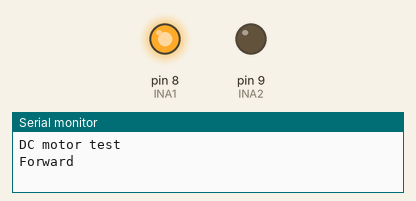
Simulated run of this sketch. Board: Arduino Uno, built with avr-gcc and run on an emulated ATmega328P. On the bench: output pins drawn as LEDs (lit = HIGH), the last lines printed to the serial monitor.

Above: at 1.5 s.
At 4.5 s:
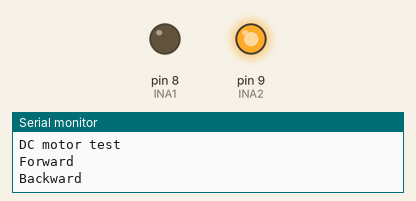
At 6.5 s:
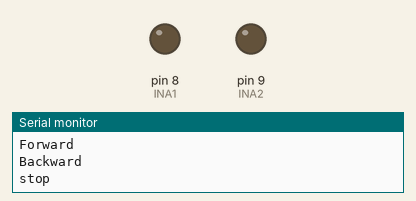
Timing chart, 0 to 9.1 s (numbered marks = the images above):
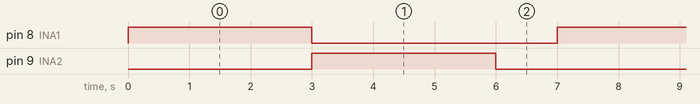

The sketch:

Motor_Test.ino
```cpp
int INA1 = 8;
int INA2 = 9;

void setup()
{
  Serial.begin(9600);
  pinMode(INA1, OUTPUT);
  pinMode(INA2, OUTPUT);
}

void loop()
{
  digitalWrite(INA1, LOW);
  digitalWrite(INA2, LOW);

  Serial.println("DC motor test");

  Serial.println("Forward ");
  analogWrite(INA1, 255);
  analogWrite(INA2, 0);
  delay(3000);

  Serial.println("Backward");
  analogWrite(INA1, 0);
  analogWrite(INA2, 255);
  delay(3000);

  Serial.println("stop");
  analogWrite(INA1, 0);
  analogWrite(INA2, 0);
  delay(1000);
}
```

Measured:
- by itself, pin 8 (INA1), pin 9 (INA2): alternates HIGH for 3.0 s and LOW for 4.0 s
- by itself, everything shown: repeats every 7.0 s, in 3 steps
